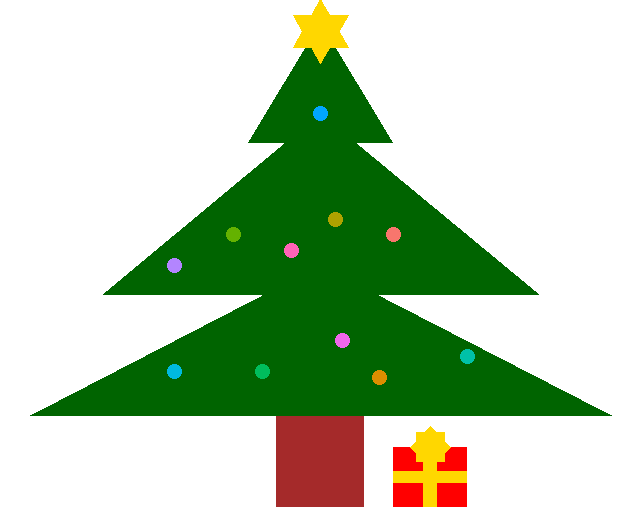

This chart was generated by the following R code:
library(ggplot2)
library(dplyr)
library(plotly)
library(ggpubr)

df <- data.frame(x = c(1,3,3, 3,3,5, 1.5,3,3, 3,3,4.5, 2.5,3,3, 3,3,3.5), 
                 y = c(1,1,1.5, 1,1.5,1, 1.4,1.4,2, 1.4,2,1.4, 1.9,1.9,2.3, 1.9,2.3,1.9),
                 t = c('a','a','a','b','b','b','c','c','c','d','d','d','e','e','e','f','f','f'))

bombki <- data.frame(x = c(4,2,3,3.5, 2.8, 2.6, 3.4, 3.15, 3.1, 2.4,2),
                     y = c(1.2, 1.5, 2, 1.6, 1.55, 1.15, 1.13, 1.25, 1.65, 1.6,1.15), 
                     kolorek = c('orange','red','purple','blue','yellow','lightred','darkred','silver','gold', 'lightblue','pink'))

df %>% ggplot() +
  geom_polygon(mapping = aes(x = x, y = y, group = t), fill = 'darkgreen') +
  geom_rect(mapping = aes(xmin = 2.7, xmax = 3.3, ymin = 0.7, ymax = 1), fill = 'brown') +
  geom_rect(mapping = aes(xmin = 3.5, xmax = 4, ymin = 0.7, ymax = 0.9), fill = 'red') +
  geom_rect(mapping = aes(xmin = 3.7, xmax = 3.8, ymin = 0.7, ymax = 0.9), fill = 'gold') +
  geom_rect(mapping = aes(xmin = 3.5, xmax = 4, ymin = 0.78, ymax = 0.82), fill = 'gold') +
  geom_point(mapping = aes(x = 3.75, y = 0.9), color = 'gold', fill = 'gold', size = 11, shape = 22) +
  geom_point(mapping = aes(x = 3.75, y = 0.9), color = 'gold', fill = 'gold', size = 11, shape = 23) +
  geom_point(data = bombki, mapping = aes(x = x, y = y, colour = kolorek), size = 5) +
  geom_point(aes(x = 3, y = 2.27), color = 'gold',fill = 'gold', shape = 24, size = 14 ) +
  geom_point(aes(x = 3, y = 2.27), color = 'gold', fill = 'gold', shape = 25, size = 14 ) +
  theme_bw() +
  scale_x_continuous(breaks = NULL) +
  scale_y_continuous(breaks = NULL) +
  labs(x = '', y = '') +
  theme(legend.position = 'none',
        panel.background = element_blank())
